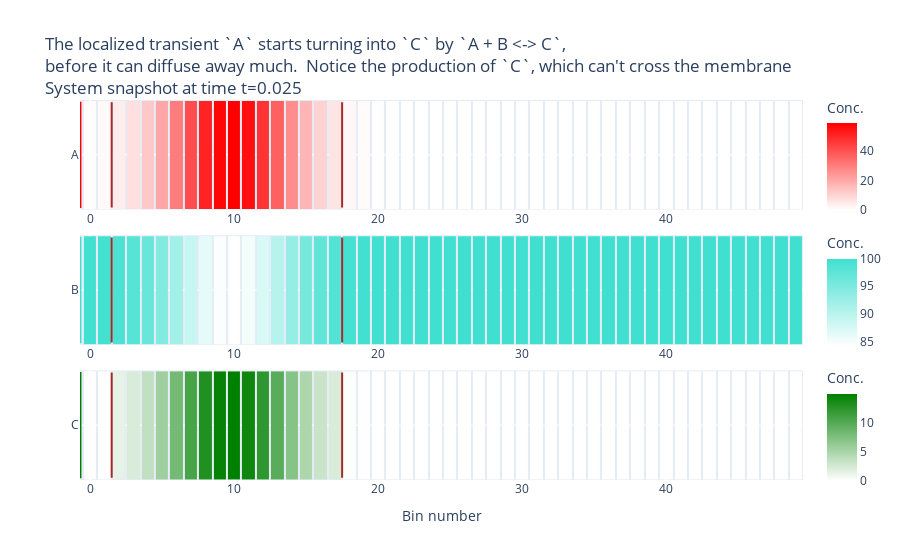

Notebook cell for this chart:
### Code cell
# SAME IN HEATMAP VIEW
bio.system_heatmaps(title_prefix=["The localized transient `A` starts turning into `C` by `A + B <-> C`, ",
                                  "before it can diffuse away much.  Notice the production of `C`, which can't cross the membrane"])

### Figure 1 — Plotly figure (JSON) as saved in the notebook; plotly's stock layout.template omitted (floating-point values rounded to 4 significant figures)
{"data": [{"colorbar": {"len": 0.346, "title": {"text": "Conc."}, "x": 1.02, "y": 0.8558}, "colorscale": [[0, "white"], [1, "red"]], "hovertemplate": "Conc.: %{z}<br>Bin #: %{x}<br>CHEM: %{y}<extra>A</extra>", "type": "heatmap", "xaxis": "x", "xgap": 2, "y": ["A"], "yaxis": "y", "ygap": 2, "z": [[0.7016, 1.295, 4.148, 7.297, 12.63, 20.36, 30.14, 40.82, 50.49, 56.95, 58.55, 54.87, 46.89, 36.56, 26.07, 17.07, 10.41, 6.19, 1.943, 0.8416, 0.3285, 0.115, 0.03591, 0.009994, 0.002483, 0.0005566, 0.0001157, 2.347e-05, 4.932e-06, 1.101e-06, 2.514e-07, 5.529e-08, 1.12e-08, 2.041e-09, 3.326e-10, 4.837e-11, 6.294e-12, 7.352e-13, 7.741e-14, 7.379e-15, 6.395e-16, 5.056e-17, 3.656e-18, 2.424e-19, 1.473e-20, 8.212e-22, 4.192e-23, 1.957e-24, 8.342e-26, 3.353e-27]]}, {"colorbar": {"len": 0.346, "title": {"text": "Conc."}, "x": 1.02, "y": 0.5}, "colorscale": [[0, "white"], [1, "turquoise"]], "hovertemplate": "Conc.: %{z}<br>Bin #: %{x}<br>CHEM: %{y}<extra>B</extra>", "type": "heatmap", "xaxis": "x2", "xgap": 2, "y": ["B"], "yaxis": "y2", "ygap": 2, "z": [[99.85, 99.71, 99.0, 98.18, 96.75, 94.64, 91.97, 89.06, 86.45, 84.72, 84.3, 85.28, 87.42, 90.22, 93.08, 95.55, 97.35, 98.48, 99.55, 99.82, 99.93, 99.98, 99.99, 100.0, 100.0, 100.0, 100.0, 100.0, 100.0, 100.0, 100.0, 100.0, 100.0, 100.0, 100.0, 100.0, 100.0, 100.0, 100, 100, 100, 100, 100, 100, 100, 100, 100, 100, 100, 100]]}, {"colorbar": {"len": 0.346, "title": {"text": "Conc."}, "x": 1.02, "y": 0.1442}, "colorscale": [[0, "white"], [1, "green"]], "hovertemplate": "Conc.: %{z}<br>Bin #: %{x}<br>CHEM: %{y}<extra>C</extra>", "type": "heatmap", "xaxis": "x3", "xgap": 2, "y": ["C"], "yaxis": "y3", "ygap": 2, "z": [[0.084, 0.1051, 1.515, 2.227, 3.621, 5.651, 8.154, 10.8, 13.11, 14.62, 14.99, 14.14, 12.26, 9.757, 7.136, 4.835, 3.151, 2.25, 0.1543, 0.09724, 0.04842, 0.02023, 0.007265, 0.00227, 0.000624, 0.0001532, 3.452e-05, 7.489e-06, 1.656e-06, 3.845e-07, 9.116e-08, 2.09e-08, 4.432e-09, 8.479e-10, 1.45e-10, 2.209e-11, 3.003e-12, 3.652e-13, 3.987e-14, 3.924e-15, 3.494e-16, 2.827e-17, 2.085e-18, 1.404e-19, 8.643e-21, 4.861e-22, 2.494e-23, 1.165e-24, 4.949e-26, 1.971e-27]]}], "layout": {"autosize": true, "shapes": [{"fillcolor": "red", "line": {"width": 0}, "type": "rect", "x0": -0.7, "x1": -0.6, "xref": "x", "y0": -0.485, "y1": 0.485, "yref": "y"}, {"fillcolor": "brown", "line": {"width": 0}, "type": "rect", "x0": 1.43, "x1": 1.57, "xref": "x", "y0": -0.48, "y1": 0.48, "yref": "y"}, {"fillcolor": "brown", "line": {"width": 0}, "type": "rect", "x0": 17.43, "x1": 17.57, "xref": "x", "y0": -0.48, "y1": 0.48, "yref": "y"}, {"fillcolor": "turquoise", "line": {"width": 0}, "type": "rect", "x0": -0.7, "x1": -0.6, "xref": "x2", "y0": -0.485, "y1": 0.485, "yref": "y2"}, {"fillcolor": "brown", "line": {"width": 0}, "type": "rect", "x0": 1.43, "x1": 1.57, "xref": "x2", "y0": -0.48, "y1": 0.48, "yref": "y2"}, {"fillcolor": "brown", "line": {"width": 0}, "type": "rect", "x0": 17.43, "x1": 17.57, "xref": "x2", "y0": -0.48, "y1": 0.48, "yref": "y2"}, {"fillcolor": "green", "line": {"width": 0}, "type": "rect", "x0": -0.7, "x1": -0.6, "xref": "x3", "y0": -0.485, "y1": 0.485, "yref": "y3"}, {"fillcolor": "brown", "line": {"width": 0}, "type": "rect", "x0": 1.43, "x1": 1.57, "xref": "x3", "y0": -0.48, "y1": 0.48, "yref": "y3"}, {"fillcolor": "brown", "line": {"width": 0}, "type": "rect", "x0": 17.43, "x1": 17.57, "xref": "x3", "y0": -0.48, "y1": 0.48, "yref": "y3"}], "title": {"text": "The localized transient `A` starts turning into `C` by `A + B <-> C`, <br>before it can diffuse away much.  Notice the production of `C`, which can't cross the membrane<br>System snapshot at time t=0.025"}, "xaxis": {"anchor": "y", "autorange": true, "domain": [0, 1], "range": [-0.7, 49.5]}, "xaxis2": {"anchor": "y2", "autorange": true, "domain": [0, 1], "range": [-0.7, 49.5]}, "xaxis3": {"anchor": "y3", "autorange": true, "domain": [0, 1], "range": [-0.7, 49.5], "title": {"text": "Bin number"}}, "yaxis": {"anchor": "x", "autorange": true, "domain": [0.7117, 1], "range": [-0.5, 0.5], "type": "category"}, "yaxis2": {"anchor": "x2", "autorange": true, "domain": [0.3558, 0.6442], "range": [-0.5, 0.5], "type": "category"}, "yaxis3": {"anchor": "x3", "autorange": true, "domain": [0, 0.2883], "range": [-0.5, 0.5], "type": "category"}}}
